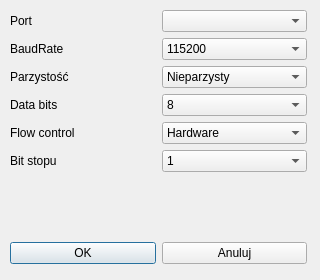
<?xml version="1.0" encoding="UTF-8"?>
<ui version="4.0">
 <class>dialog_connection</class>
 <widget class="QDialog" name="dialog_connection">
  <property name="geometry">
   <rect>
    <x>0</x>
    <y>0</y>
    <width>320</width>
    <height>280</height>
   </rect>
  </property>
  <property name="sizePolicy">
   <sizepolicy hsizetype="Minimum" vsizetype="Minimum">
    <horstretch>0</horstretch>
    <verstretch>0</verstretch>
   </sizepolicy>
  </property>
  <property name="minimumSize">
   <size>
    <width>320</width>
    <height>280</height>
   </size>
  </property>
  <property name="maximumSize">
   <size>
    <width>320</width>
    <height>280</height>
   </size>
  </property>
  <property name="windowTitle">
   <string>Połączenie</string>
  </property>
  <property name="windowIcon">
   <iconset resource="../res/icons.qrc">
    <normaloff>:/button_connect/icons/connect</normaloff>:/button_connect/icons/connect</iconset>
  </property>
  <widget class="QWidget" name="verticalLayoutWidget">
   <property name="geometry">
    <rect>
     <x>10</x>
     <y>10</y>
     <width>297</width>
     <height>254</height>
    </rect>
   </property>
   <layout class="QGridLayout" name="gridLayout">
    <property name="sizeConstraint">
     <enum>QLayout::SetDefaultConstraint</enum>
    </property>
    <item row="1" column="0">
     <layout class="QHBoxLayout" name="layout_baudRate">
      <item>
       <widget class="QLabel" name="label_baudRate">
        <property name="text">
         <string>BaudRate</string>
        </property>
       </widget>
      </item>
      <item>
       <widget class="QComboBox" name="baudRate">
        <item>
         <property name="text">
          <string>115200</string>
         </property>
        </item>
        <item>
         <property name="text">
          <string>9600</string>
         </property>
        </item>
       </widget>
      </item>
     </layout>
    </item>
    <item row="5" column="0">
     <layout class="QHBoxLayout" name="layout_stopBits">
      <item>
       <widget class="QLabel" name="label_stopBits">
        <property name="text">
         <string>Bit stopu</string>
        </property>
       </widget>
      </item>
      <item>
       <widget class="QComboBox" name="stopBits">
        <item>
         <property name="text">
          <string>1</string>
         </property>
        </item>
       </widget>
      </item>
     </layout>
    </item>
    <item row="3" column="0">
     <layout class="QHBoxLayout" name="layout_dataBits">
      <item>
       <widget class="QLabel" name="label_dataBits">
        <property name="text">
         <string>Data bits</string>
        </property>
       </widget>
      </item>
      <item>
       <widget class="QComboBox" name="dataBits">
        <item>
         <property name="text">
          <string>8</string>
         </property>
        </item>
       </widget>
      </item>
     </layout>
    </item>
    <item row="2" column="0">
     <layout class="QHBoxLayout" name="layout_parity">
      <item>
       <widget class="QLabel" name="label_parity">
        <property name="text">
         <string>Parzystość</string>
        </property>
       </widget>
      </item>
      <item>
       <widget class="QComboBox" name="parity">
        <item>
         <property name="text">
          <string>Nieparzysty</string>
         </property>
        </item>
        <item>
         <property name="text">
          <string>Parzysty</string>
         </property>
        </item>
       </widget>
      </item>
     </layout>
    </item>
    <item row="0" column="0">
     <layout class="QHBoxLayout" name="layout_portName">
      <item>
       <widget class="QLabel" name="label_portName">
        <property name="text">
         <string>&lt;html&gt;&lt;head/&gt;&lt;body&gt;&lt;p&gt;Port&lt;/p&gt;&lt;/body&gt;&lt;/html&gt;</string>
        </property>
       </widget>
      </item>
      <item>
       <widget class="QComboBox" name="portName"/>
      </item>
     </layout>
    </item>
    <item row="4" column="0">
     <layout class="QHBoxLayout" name="layout_flowControl">
      <item>
       <widget class="QLabel" name="label_flowControl">
        <property name="text">
         <string>Flow control</string>
        </property>
       </widget>
      </item>
      <item>
       <widget class="QComboBox" name="flowControl">
        <item>
         <property name="text">
          <string>Hardware</string>
         </property>
        </item>
        <item>
         <property name="text">
          <string>Software</string>
         </property>
        </item>
       </widget>
      </item>
     </layout>
    </item>
    <item row="7" column="0">
     <layout class="QHBoxLayout" name="horizontalLayout">
      <item>
       <widget class="QPushButton" name="button_ok">
        <property name="text">
         <string>OK</string>
        </property>
       </widget>
      </item>
      <item>
       <widget class="QPushButton" name="button_cancel">
        <property name="text">
         <string>Anuluj</string>
        </property>
       </widget>
      </item>
     </layout>
    </item>
    <item row="6" column="0">
     <spacer name="verticalSpacer">
      <property name="orientation">
       <enum>Qt::Vertical</enum>
      </property>
      <property name="sizeHint" stdset="0">
       <size>
        <width>20</width>
        <height>40</height>
       </size>
      </property>
     </spacer>
    </item>
   </layout>
  </widget>
 </widget>
 <resources>
  <include location="../res/icons.qrc"/>
 </resources>
 <connections/>
</ui>
